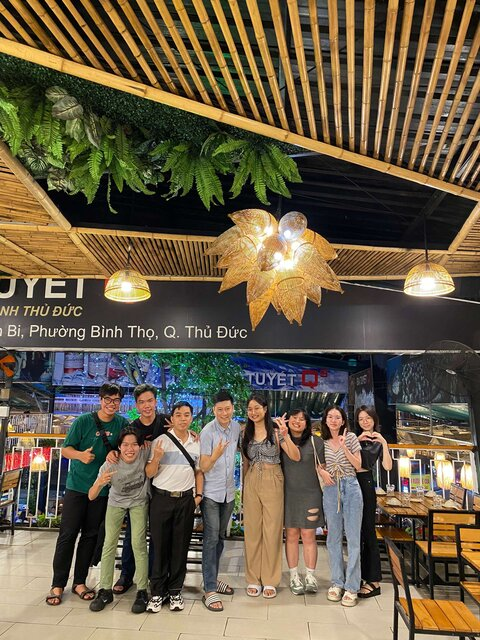
#> input picture Photos/my_class.jpg, 480 x 640 px
$ python face_detect.py
#> lines starting #> are read from the running program, lines starting #| are printed output that depends on the picture; after the words box and inside, x2 and y2 are one past the last pixel; in counts of white or black regions, pixels touching at a corner belong together
import cv2 as cv

img = cv.imread("../Photos/my_class.jpg")
#> img is the input picture: shape (640, 480, 3); mean B, G, R 70.9, 93.5, 106.3
cv.imshow("my class", img)

gray = cv.cvtColor(img, cv.COLOR_BGR2GRAY)
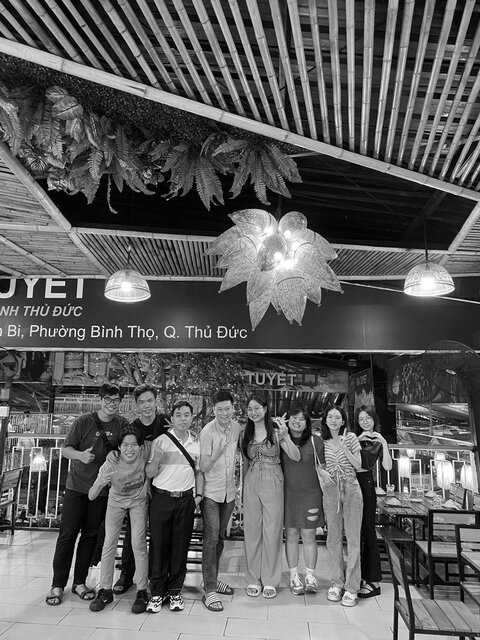
#> gray: shape (640, 480); min 0, max 255, mean 94.7
cv.imshow("Gray my class", gray)

# haar cascade (tiếng việt: tóc cascade)
# Haar cascade là một kỹ thuật phổ biến được sử dụng để nhận diện đối tượng trong ảnh hoặc video.
# Haar cascade được sử dụng để nhận diện khuôn mặt, mắt, miệng, v.v.
haar_cascade = cv.CascadeClassifier("../data/haar_face.xml")

# Detect faces (tiếng việt: phát hiện khuôn mặt)
faces_rect = haar_cascade.detectMultiScale(gray, scaleFactor=1.1, minNeighbors=6)
#> faces_rect = [[321, 407, 25, 25], [116, 435, 26, 26], [311, 446, 55, 55]]
print(f"Number of faces found = {len(faces_rect)}")
#| Number of faces found = 3

for x, y, w, h in faces_rect:
    cv.rectangle(img, (x, y), (x + w, y + h), (0, 255, 0), thickness=2)
#> this loop made 3 passes
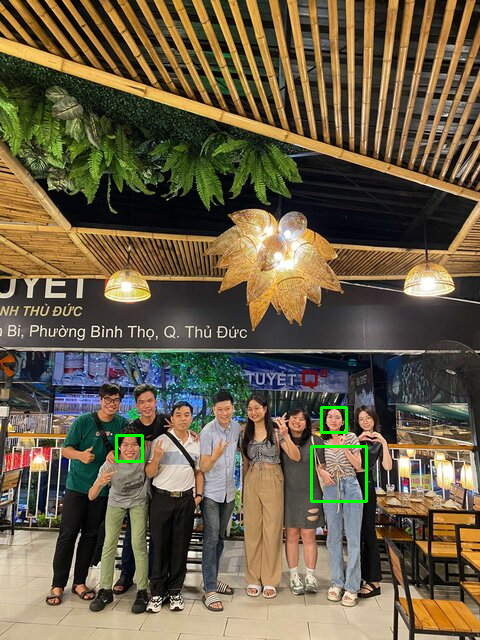
#> img: shape (640, 480, 3); 0.41% of pixels changed, all inside (x1, y1, x2, y2) = (115, 406, 368, 503)

cv.imshow("Detected Faces", img)
cv.waitKey(0)

$ run again, with Photos/cat.jpg copied over Photos/my_class.jpg
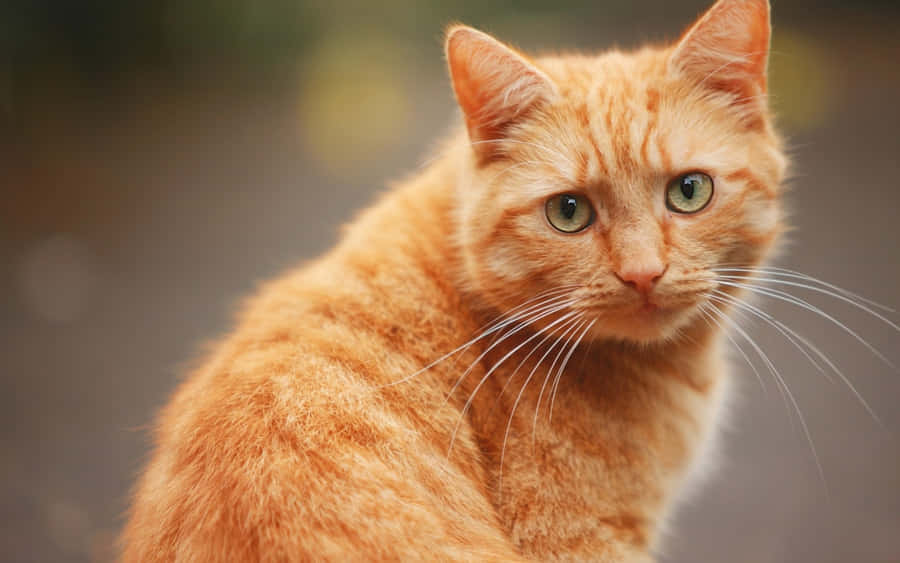
#> input picture Photos/cat.jpg, 900 x 563 px
#> img is the input picture: shape (563, 900, 3); mean B, G, R 83.2, 115.9, 153.3
#> `gray = cv.cvtColor(img, cv.COLOR_BGR2GRAY)`:
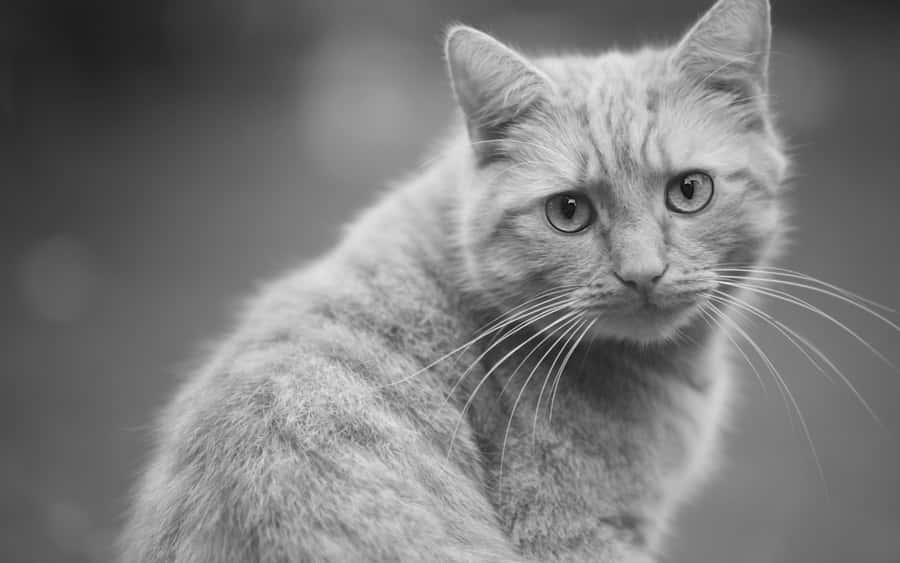
#> gray: shape (563, 900); min 0, max 238, mean 123.4
#> faces_rect = ()
#| Number of faces found = 0

$ run again, with Photos/me_2.jpg copied over Photos/my_class.jpg
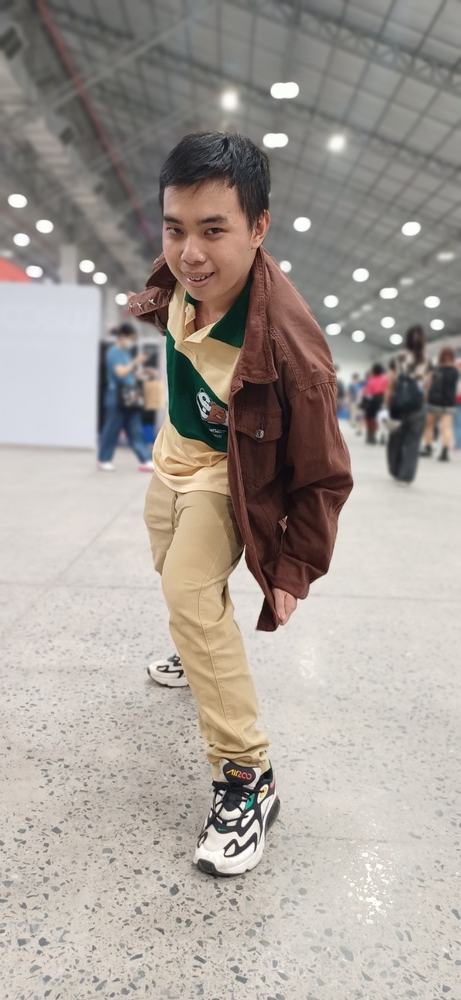
#> input picture Photos/me_2.jpg, 461 x 1000 px, shrunk from 788 x 1710 before the run
#> img is the input picture: shape (1000, 461, 3); mean B, G, R 151.4, 157.7, 165.4
#> `gray = cv.cvtColor(img, cv.COLOR_BGR2GRAY)`:
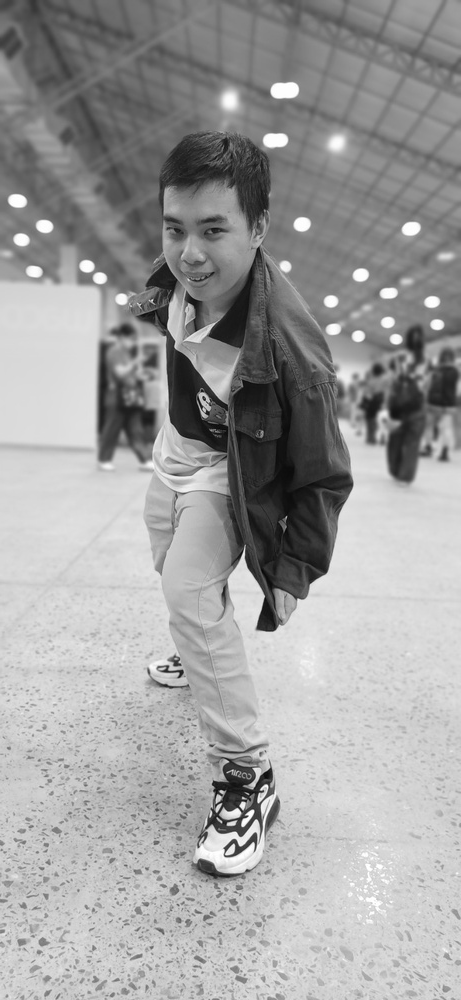
#> gray: shape (1000, 461); min 7, max 255, mean 159.3
#> faces_rect = [[139, 188, 114, 114]]
#| Number of faces found = 1
#> the loop `for x, y, w, h in faces_rect:` made 1 pass
#> after the loop `for x, y, w, h in faces_rect:`:
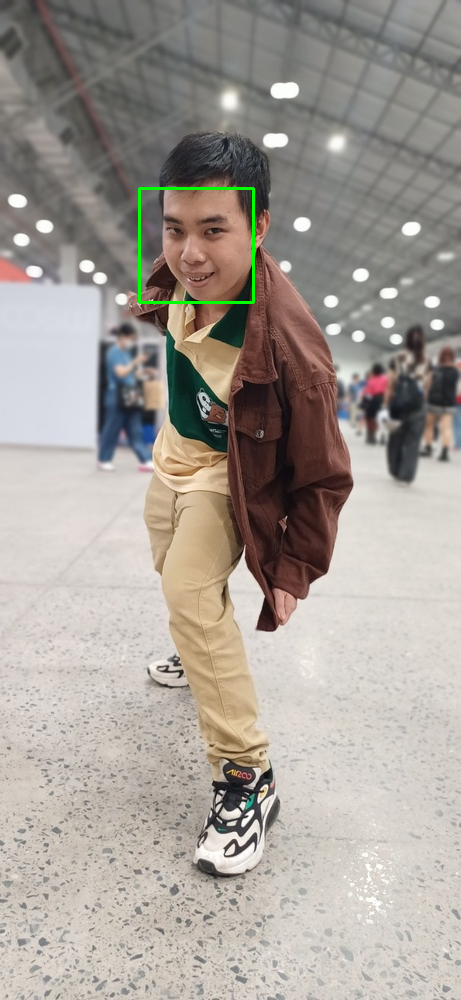
#> img: shape (1000, 461, 3); 0.3% of pixels changed, all inside (x1, y1, x2, y2) = (138, 187, 255, 304)
